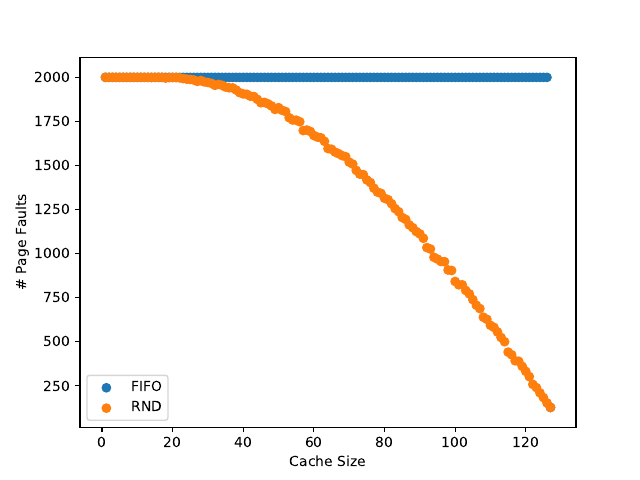

The script that saved this image:
# -*- coding: utf8

import matplotlib.pyplot as plt
import pandas as pd


def main():
    in_fpath = 'circular.dat'
    df = pd.read_csv(in_fpath)

    print(df.groupby(['algorithm']).mean())

    fifo = df[df['algorithm'] == 'fifo']
    random = df[df['algorithm'] == 'random']

    x_fifo = fifo['cachesize']
    y_fifo = fifo['faults']
    x_rand = random['cachesize']
    y_rand = random['faults']

    plt.scatter(x_fifo, y_fifo, label='FIFO')
    plt.scatter(x_rand, y_rand, label='RND')
    plt.ylabel('# Page Faults')
    plt.xlabel('Cache Size')
    plt.legend()
    plt.savefig('plot.pdf')


if __name__ == '__main__':
    main()
